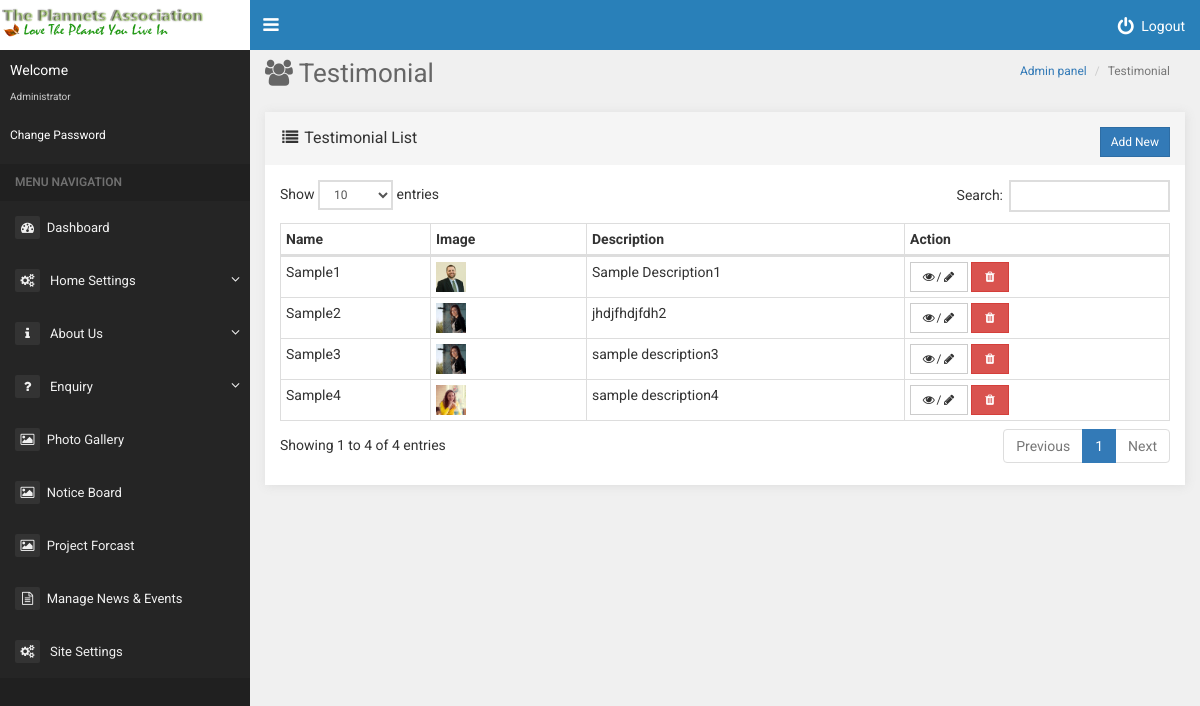
The app's page /admin/testimonial.php (signed in) with its own data.
### tables this page shows
CREATE TABLE IF NOT EXISTS `soinit_setting` (
  `id` int(11) NOT NULL AUTO_INCREMENT,
  `base` varchar(512) NOT NULL,
  `site_title` varchar(255) NOT NULL,
  `meta_description` varchar(255) NOT NULL,
  `meta_keyword` varchar(255) NOT NULL,
  `site_owner_name` varchar(255) NOT NULL,
  `site_owner_email` varchar(255) NOT NULL,
  `contact` varchar(20) NOT NULL,
  `cont_pgmsg` varchar(1024) NOT NULL,
  `fax` varchar(20) NOT NULL,
  `reg_address` text NOT NULL,
  `map` text NOT NULL,
  `map1` text NOT NULL,
  `facebook` varchar(256) NOT NULL,
  `twitter` varchar(256) NOT NULL,
  `gplus` varchar(256) NOT NULL,
  `linkedin` varchar(256) NOT NULL,
  `instagram` varchar(256) NOT NULL,
  `logo` varchar(128) NOT NULL,
  `favicon` varchar(128) NOT NULL,
  `flogo` varchar(128) NOT NULL,
  `footer` varchar(2048) NOT NULL,
  `status` enum('Y','N') NOT NULL DEFAULT 'Y',
  `view` varchar(128) NOT NULL,
  PRIMARY KEY (`id`)
);

CREATE TABLE IF NOT EXISTS `soinit_admin` (
  `id` int(11) NOT NULL AUTO_INCREMENT,
  `name` varchar(255) NOT NULL,
  `email` varchar(255) NOT NULL,
  `password` varchar(255) NOT NULL,
  `status` enum('1','0') NOT NULL DEFAULT '1',
  `fhash` varchar(255) NOT NULL,
  PRIMARY KEY (`id`)
);

CREATE TABLE IF NOT EXISTS `soinit_testimonial` (
  `id` int(11) NOT NULL AUTO_INCREMENT,
  `image` varchar(255) NOT NULL,
  `name` varchar(255) NOT NULL,
  `msg` text NOT NULL,
  PRIMARY KEY (`id`)
);

### admin/config/config.php (called while the page is built, shortened)
<?php
$prefix = "soinit_";
?>

### admin/function/function.php (called while the page is built, shortened)
<?php
function site_info() {
	global $prefix,$link;
	$select = mysqli_fetch_object(mysqli_query($link,"SELECT * FROM `".$prefix."setting` WHERE id='1'"));
	return $select;
}
function row($table,$id) {
	global $prefix,$link;
	$select = mysqli_fetch_object(mysqli_query($link,"SELECT * FROM `".$prefix.$table."` WHERE id='".$id."'"));
	return $select;
}
?>

### admin/include/head.php (called while the page is built, shortened)
<?php
include_once(__DIR__ ."/../config/config.php");
include_once(__DIR__ ."/../function/function.php");
$site =site_info();
if(isset($_SESSION['admin_id'])) {
	$user_id = $_SESSION['admin_id'];
	$user =row('admin',$user_id);
}
else if((basename($_SERVER['PHP_SELF'])!="login.php") && (basename($_SERVER['PHP_SELF'])!="forgot.php") && (basename($_SERVER['PHP_SELF'])!="reset.php")) header("location: login.php");
?>

### admin/testimonial.php (the view, shortened to what this page needs)
<?php include_once 'include/head.php';?>
<!doctype html>
<html>
<head>
<?php include_once 'include/header.php';?>
<link rel="stylesheet" type="text/css" href="assets/plugins/DataTables/media/css/dataTables.bootstrap.min.css">
<link rel="stylesheet" type="text/css" href="assets/css/style.css">
</head>
<body>
<?php include_once 'include/navbar.php';?>
        <div class="content">
            <div class="top">
                <p class="page-title"><i class="fa fa-users"></i> Testimonial</p>
                <ol class="breadcrumb">
                   <li><a href="index.php">Admin panel</a></li>
                     <li class="active">Testimonial</li>
                </ol>
            </div>
            <div class="main-body">
                <div class="panel panel-default">
                    <div class="panel-heading">
                        <div class="panel-title"><i class="fa fa-list fa-fw"></i> Testimonial List <button onClick="$('#addnew').show('slow')" class="btn btn-sm btn-primary pull-right">Add New</button></div>
                    </div>
                    <div class="panel-body">
                        <table id="Service_list" class="table table-hover table-bordered table-condensed" cellspacing="0" width="100%">
                            <thead>
                                <tr>
                                    <th>Name</th>
                                      <th>Image</th>
                                      <th>Description</th>
                                    <th>Action</th>
                                </tr>
                            </thead>
                            <tbody>
                                <?php
                                $select=mysqli_query($link,"SELECT * FROM ".$prefix."testimonial");
                                while($row=mysqli_fetch_object($select)){
                                ?>
                                <tr>
                                    <td><?=$row->name?></td>
                                    <td><img src="<?=UPLOAD_TMB_IMG_PATH . $row->image?>" alt="..." height="30"></td>
                                    <td><?=$row->msg?></td>
                                    <td>
                                        <button class="btn btn-default btn-sm" onClick="getFeedback(<?=$row->id?>)"><i class="fa fa-eye fa-fw"></i>/<i class="fa fa-pencil fa-fw"></i></button>
                                        <a class="btn btn-danger btn-sm" href="testimonial.php?del=<?=$row->id?>"><i class="fa fa-trash fa-fw"></i></a>
                                    </td>
                                </tr>
                                <?php }?>
                            </tbody>
                        </table>
                    </div>
                </div>
        <?php include_once 'include/footer.php';?>
</body>
</html>

### admin/include/navbar.php (shortened to what this page needs)
<div class="topbar">
    <div class="logo"><a href="index.php"><img src="<?=UPLOAD_IMG_PATH.$site->logo?>" alt="..."></a></div>
    <button class="toggle-btn"><i class="fa fa-bars fa-fw"></i></button>
    <ul class="right-menu">
        <li><a href="logout.php"><i class="fa fa-power-off fa-lg fa-fw"></i> Logout</a></li>
    </ul>
</div>
<div class="main">
    <div class="sidebar">
        <div class="user-details">
            <p class="name clearfix">
                <span>Welcome</span>
                <span><?=$user->name?></span>
                    <br>
                        <small><a href="password.php" style="color:white">Change Password</a></small>
            </p>
        </div>
        <span class="menu-divider">Menu Navigation</span>
        <ul class="menu-item">
            <li><a href="index.php"><i class="fa fa-dashboard fa-fw"></i><span>Dashboard</span></a></li>
                <li class="has-sub">
                    <a href="#"><i class="fa fa-gears fa-fw"></i> <span>Home Settings</span></a>
                </li>
            <li class="has-sub">
                <a href="#"><i class="fa fa-info fa-fw"></i> <span>About Us</span></a>
            </li>
              <li class="has-sub">
                <a href="#"><i class="fa fa-question fa-fw"></i> <span>Enquiry</span></a>
            </li>
            <li><a href="gallery_image.php"><i class="fa fa-image fa-fw"></i><span>Photo Gallery</span></a></li>
            <li><a href="notice.php"><i class="fa fa-image fa-fw"></i><span>Notice Board</span></a></li>
             <li><a href="forcast.php"><i class="fa fa-image fa-fw"></i><span>Project Forcast</span></a></li>
            <li><a href="news.php"><i class="fa fa-file-text-o fa-fw"></i><span>Manage News & Events</span></a></li>
            <li><a href="site-settings.php"><i class="fa fa-cogs fa-fw"></i> <span>Site Settings</span></a></li>
        </ul>
    </div>

### admin/assets/css/style.css (style rules this page uses)
html,body { margin:0; padding:0; background-color:#fff; font-family:'Roboto'; font-weight:400; text-rendering: auto; -webkit-font-smoothing: antialiased; -moz-osx-font-smoothing: grayscale; overflow-x:hidden; background-color:#f0f0f0; height:100% !important; box-sizing:border-box; }
a,button { transition:.3s all; }
img { pointer-events:none }
.btn { border-radius:0 }
.panel,.panel-heading { border:none; border-radius:0px; }
.panel { box-shadow:1px 1px 10px #ddd; }
.panel-heading,.panel-body { padding:15px }
.topbar { background-color:#2980b9; height:50px; position:fixed; top:0; width:100%; }
.topbar>.logo { width:250px; overflow:hidden; background-color:#fff; height:50px !important; text-align:center; display:inline-block; transition:.5s; }
.topbar>.logo>a>img { max-height:100%; max-width: 100%; }
.topbar>.toggle-btn { height:50px; vertical-align:top; background-color:transparent; outline:none; border:none; color:#fff; font-size:18px; }
.topbar>.right-menu { list-style:none; padding:0; float:right; }
.topbar>.right-menu>li { height:50px; display:inline-block; padding:16px 15px; color:#fff; cursor:pointer; transition:.5s; vertical-align:middle; }
.topbar>.right-menu>li>a { color:#fff; text-decoration:none }
.main { width:100% !important; margin-top:50px; height:calc(100% - 50px) !important; overflow:hidden; }
.main>.sidebar { width:250px; height:100%; background-color:#202020; transition:.5s; float:left; overflow:scroll; overflow-x:hidden; }
.main>.sidebar .user-details { padding:10px; background-color:#252525; }
.main>.sidebar .user-details>.name>span:nth-child(2) { display:block; font-size:10px; color:#ccc; margin-top:10px; }
.main>.sidebar .user-details>.name { color:#fff; white-space: nowrap; overflow:hidden !important; text-overflow: ellipsis; }
.main>.sidebar .menu-divider { display:block; color:#707070; font-size:12px; padding:10px 15px; text-transform:uppercase; font-weight:600; }
.main>.sidebar .menu-item .has-sub { overflow: hidden; }
.main>.sidebar .menu-item, .main>.sidebar .menu-item .has-sub>ul { list-style:none; padding:0; position:relative; cursor:pointer; background-color:#252525; }
.main>.sidebar .menu-item .has-sub:before { content:'\f107'; font-family:fontawesome; color:#f0f0f0; float:right; margin-top:15px; margin-right:10px; transition:.5s; }
.main>.sidebar .menu-item>li>a>i:before { background-color:#333; padding:5px; width:25px !important; display:block; border-radius:2px; }
.main>.sidebar .menu-item>li>a>span { margin-left:15px }
.main>.sidebar .menu-item>li>a, .main>.sidebar .menu-item .has-sub>ul>li>a { padding:15px; color:#f0f0f0; display:block; text-decoration:none; transition:.5s; font-size:13px; white-space: nowrap; overflow:hidden !important; text-overflow: ellipsis; }
.main>.content { width:auto; height:100%; transition:.5s; margin-left:250px; }
.main>.content .top { padding:5px 15px; }
.main>.content .top>.page-title { margin:0; font-size:26px; display:inline-block; color:#666; }
.main>.content .top>.breadcrumb { margin:0; display:inline-block; vertical-align:bottom; float:right; background-color:transparent; font-size:12px !important; }
.main>.content .main-body { padding:15px; }

### records on screen
soinit_setting: logo (picture)
soinit_admin: name "Administrator"
soinit_testimonial: name "Sample1", image (picture), msg "Sample Description1"
soinit_testimonial: name "Sample4", image (picture), msg "sample description4"
soinit_testimonial: name "Sample3", image (picture), msg "sample description3"
soinit_testimonial: name "Sample2", image (picture), msg "jhdjfhdjfdh2"
